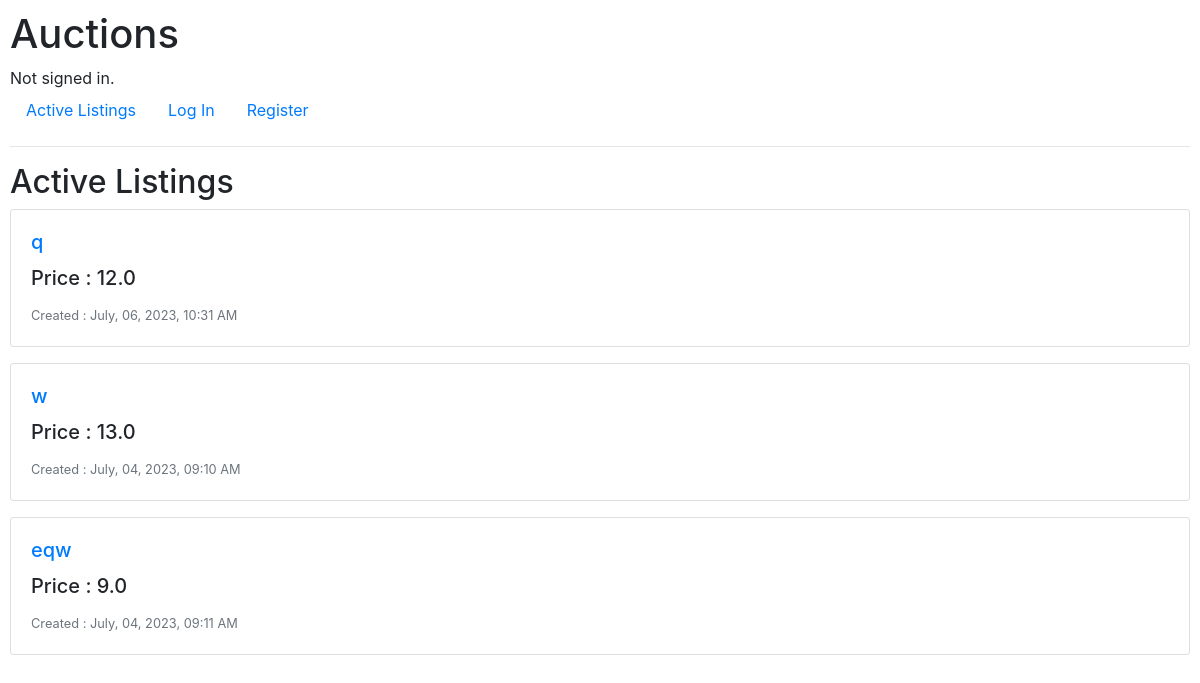
The page / on the database its author committed.
### auctions/models.py (models this page shows)
class AuctionsListing(models.Model):
    title = models.CharField(max_length=64, blank=False)
    price = models.FloatField(blank=False)
    category = models.CharField(max_length=64, blank=True)
    description = models.TextField(blank=True)
    dateTime = models.DateTimeField(auto_now=True)
    ended = models.BooleanField(default=True)
    seller = models.ForeignKey('User', models.CASCADE, related_name='seller')
    watchListUsers = models.ManyToManyField('User' , through='WatchList', related_name='watchListItems')
    biddingItem = models.ManyToManyField('User' , through='Bids', related_name='bidder')
    comment = models.ManyToManyField('User' , through='Comments', related_name='userComment')

### auctions/views.py (the view)
# urls.py: path("", views.index, name="index"),
def index(request):
    items = AuctionsListing.objects.all()
    StrDateTime(items)
    return render(request, "auctions/index.html", {
        'items' : items
    })

### auctions/views.py (called while the page is built)
def StrDateTime(obj):
    for item in obj:
        dateTime =  datetime.datetime.fromisoformat(str(item.dateTime))
        item.dateTime = dateTime.strftime("%B, %d, %Y, %I:%M %p")

### auctions/templates/auctions/index.html
{% extends "auctions/layout.html" %}
{% block body %}
    <h2>Active Listings</h2>
    {% for item in items %}
        <div class="card mb-3">
            <div class="row no-gutters">
                <div class="col-md-8">
                <div class="card-body">
                    <h5 class="card-title"><a href='{% url "listing" item.id %}' class="card-title">{{item.title}}</a></h5>
                    <h5 class="card-title">Price : {{item.price}} </h5>
                    <p class="card-text"><small class="text-muted">Created : {{item.dateTime}}</small></p>
                </div>
                </div>
            </div>
            </div>
    {% endfor %}
{% endblock %}

### auctions/static/auctions/styles.css (style rules this page uses)
body { padding: 10px; }
.card { margin-bottom: 20px; }

### rows shown on the page
AuctionsListing: title "q", price "12.0", dateTime "July, 06, 2023, 10:31 AM"
AuctionsListing: title "w", price "13.0", dateTime "July, 04, 2023, 09:10 AM"
AuctionsListing: title "eqw", price "9.0", dateTime "July, 04, 2023, 09:11 AM"
